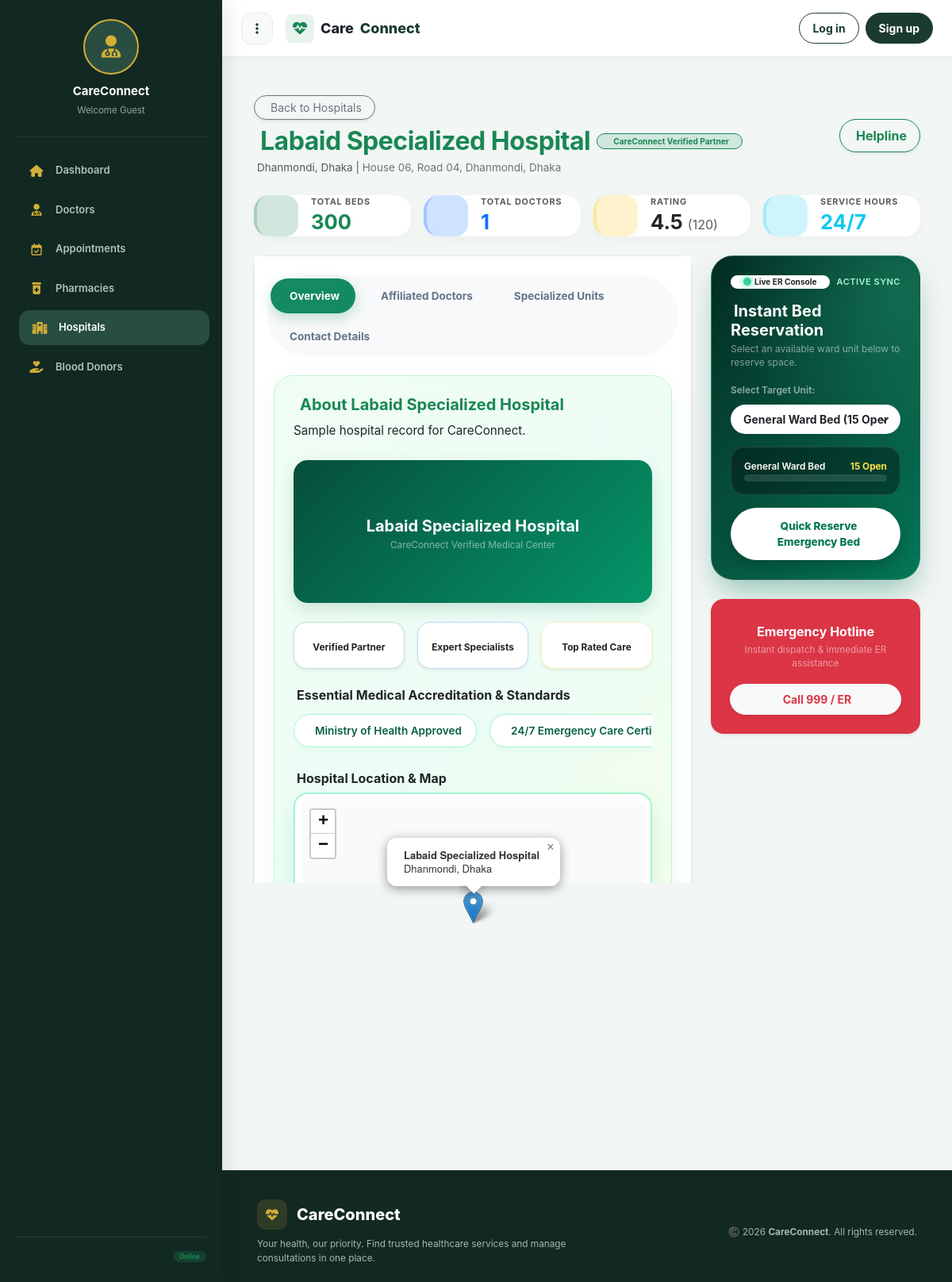
/hospitals/2/, run on the app's committed database.
### hospitals/models.py (models this page shows, shortened)
class Hospital(models.Model):
    name = models.CharField(max_length=200)
    address = models.CharField(max_length=300)
    location = models.CharField(max_length=150, default="Dhanmondi, Dhaka")
    image = models.ImageField(upload_to='hospitals/', blank=True, null=True)
    rating = models.DecimalField(max_digits=3, decimal_places=1, default=4.5)
    reviews_count = models.IntegerField(default=120)
    total_beds = models.IntegerField(default=300)
    total_doctors = models.IntegerField(default=24)
    distance = models.CharField(max_length=50, default="1.2 km away")
    latitude = models.FloatField(default=23.7461, null=True, blank=True)
    longitude = models.FloatField(default=90.3742, null=True, blank=True)
    helpline = models.CharField(max_length=50, default="09612-345678")
    emergency_contact = models.CharField(max_length=50, default="01713-456789")
    email = models.EmailField(default="info@labaidgroup.com")
    website = models.URLField(default="https://www.labaidgroup.com")
    description = models.TextField(blank=True)
    has_icu = models.BooleanField(default=True)
    has_ccu = models.BooleanField(default=True)
    has_nicu = models.BooleanField(default=True)
    has_emergency = models.BooleanField(default=True)
    has_ambulance = models.BooleanField(default=True)
    has_pharmacy = models.BooleanField(default=True)

### hospitals/views.py (the view)
# urls.py: path('<int:pk>/', views.hospital_detail_view, name='hospital_detail'),
def hospital_detail_view(request, pk):
    hospital = get_object_or_404(Hospital, pk=pk)
    if hasattr(hospital, 'doctors'):
        doctors = hospital.doctors.all()
    else:
        doctors = hospital.doctor_set.all()
    context = {
        'hospital': hospital,
        'doctors': doctors,
    }
    return render(request, 'hospitals/hospital_detail.html', context)

### hospitals/templates/hospitals/hospital_detail.html (shortened to what this page needs)
{% extends 'base.html' %}
{% block content %}
<link rel="stylesheet" href="https://unpkg.com/leaflet@1.9.4/dist/leaflet.css" />
<div class="container py-4 animate-fade-in">
    <div class="d-flex justify-content-between align-items-center mb-4 flex-wrap gap-2">
        <div>
            <a href="{% url 'hospital_list' %}" class="btn btn-outline-secondary btn-sm mb-2 rounded-pill px-3 shadow-sm">
                 Back to Hospitals
            </a>
            <div class="d-flex align-items-center gap-2 flex-wrap">
                <h2 class="fw-bold text-success mb-0" style="letter-spacing: -0.5px;">{{ hospital.name }}</h2>
                <span class="badge bg-success-subtle text-success border border-success rounded-pill px-3 py-1">
                     CareConnect Verified Partner
                </span>
            </div>
            <p class="text-muted mb-0 mt-1">
                 {{ hospital.location }}
                {% if hospital.address %}| <span class="text-secondary">{{ hospital.address }}</span>{% endif %}
            </p>
        </div>
        <div class="d-flex gap-2">
            {% if hospital.helpline %}
            <a href="tel:{{ hospital.helpline }}" class="btn btn-outline-success shadow-sm rounded-pill px-3 py-2 fw-bold">
                 Helpline
            </a>
            {% endif %}
        </div>
    </div>
    <div class="row g-3 mb-4 metric-card-wrapper">
        <div class="col-md-3 col-6">
            <div class="card p-3.5 border-0 border-start border-success border-4 metric-card-modern border-success-subtle h-100">
                <div class="d-flex align-items-center">
                    <div class="flex-shrink-0 icon-box bg-success-subtle text-success fs-3 me-3">
                    </div>
                    <div>
                        <h6 class="text-muted mb-1 text-uppercase fw-bold" style="font-size: 0.68rem; letter-spacing: 0.8px;">Total Beds</h6>
                        <h3 class="fw-bold mb-0 text-success counter-val" style="font-size: 1.6rem;">{{ hospital.total_beds|default:"300" }}</h3>
                    </div>
                </div>
            </div>
        </div>
        <div class="col-md-3 col-6">
            <div class="card p-3.5 border-0 border-start border-primary border-4 metric-card-modern border-primary-subtle h-100">
                <div class="d-flex align-items-center">
                    <div class="flex-shrink-0 icon-box bg-primary-subtle text-primary fs-3 me-3">
                    </div>
                    <div>
                        <h6 class="text-muted mb-1 text-uppercase fw-bold" style="font-size: 0.68rem; letter-spacing: 0.8px;">Total Doctors</h6>
                        <h3 class="fw-bold mb-0 text-primary counter-val" style="font-size: 1.6rem;">{{ doctors.count|default:hospital.total_doctors|default:"24" }}</h3>
                    </div>
                </div>
            </div>
        </div>
        <div class="col-md-3 col-6">
            <div class="card p-3.5 border-0 border-start border-warning border-4 metric-card-modern border-warning-subtle h-100">
                <div class="d-flex align-items-center">
                    <div class="flex-shrink-0 icon-box bg-warning-subtle text-warning fs-3 me-3">
                    </div>
                    <div>
                        <h6 class="text-muted mb-1 text-uppercase fw-bold" style="font-size: 0.68rem; letter-spacing: 0.8px;">Rating</h6>
                        <h3 class="fw-bold mb-0 text-dark" style="font-size: 1.6rem;">
                            {{ hospital.rating|default:"4.5" }} <span class="fs-6 text-muted fw-normal">({{ hospital.reviews_count|default:"120" }})</span>
                        </h3>
                    </div>
                </div>
            </div>
        </div>
        <div class="col-md-3 col-6">
            <div class="card p-3.5 border-0 border-start border-info border-4 metric-card-modern border-info-subtle h-100">
                <div class="d-flex align-items-center">
                    <div class="flex-shrink-0 icon-box bg-info-subtle text-info fs-3 me-3">
                    </div>
                    <div>
                        <h6 class="text-muted mb-1 text-uppercase fw-bold" style="font-size: 0.68rem; letter-spacing: 0.8px;">Service Hours</h6>
                        <h3 class="fw-bold mb-0 text-info" style="font-size: 1.6rem;">24/7</h3>
                    </div>
                </div>
            </div>
        </div>
    </div>
    <div class="row">
        <div class="col-lg-8 mb-4">
            <div class="card shadow-sm border-0 bg-white rounded-4" style="border: 1px solid #e2ebe7 !important;">
                <div class="card-header bg-white border-bottom-0 pt-4 px-4">
                    <ul class="nav nav-tabs card-header-tabs gap-2 border-0 bg-light p-1 rounded-pill" id="hospitalTab" role="tablist">
                        <li class="nav-item" role="presentation">
                            <button class="nav-link active fw-bold" id="overview-tab" data-bs-toggle="tab" data-bs-target="#overview" type="button" role="tab"> Overview</button>
                        </li>
                        <li class="nav-item" role="presentation">
                            <button class="nav-link fw-bold" id="doctors-tab" data-bs-toggle="tab" data-bs-target="#doctors" type="button" role="tab"> Affiliated Doctors</button>
                        </li>
                        <li class="nav-item" role="presentation">
                            <button class="nav-link fw-bold" id="departments-tab" data-bs-toggle="tab" data-bs-target="#departments" type="button" role="tab"> Specialized Units</button>
                        </li>
                        <li class="nav-item" role="presentation">
                            <button class="nav-link fw-bold" id="contact-tab" data-bs-toggle="tab" data-bs-target="#contact" type="button" role="tab"> Contact Details</button>
                        </li>
                    </ul>
                </div>
                <div class="card-body p-4 tab-content" id="hospitalTabContent">
                    <div class="tab-pane fade show active" id="overview" role="tabpanel">
                        <div class="overview-card-styled p-4 mb-4">
                            <h5 class="fw-bold text-success mb-2">About {{ hospital.name }}</h5>
                            <p class="text-dark leading-relaxed mb-4" style="line-height: 1.7; font-size: 0.95rem;">
                                {{ hospital.description|default:"Providing exceptional medical care, emergency response, and comprehensive healthcare services. Our facility is equipped with modern medical technology and staffed by dedicated healthcare professionals available round the clock." }}
                            </p>
                            <div class="mb-4 text-center" id="hospitalPhotoContainer">
                                {% if hospital.image %}
                                    <img src="{{ hospital.image.url }}" alt="{{ hospital.name }}" class="img-fluid rounded-4 shadow-sm border border-success border-opacity-25" style="max-height: 340px; width: 100%; object-fit: cover;" onerror="this.onerror=null; document.getElementById('hospitalPhotoContainer').innerHTML='<div class=\'hospital-fallback-banner p-4 text-center\'><i class=\'bi bi-hospital display-4 mb-2\'></i><h5 class=\'fw-bold mb-1\'>{{ hospital.name|escapejs }}</h5><span class=\'small text-white-50\'>CareConnect Verified Medical Center</span></div>';">
                                {% else %}
                                    <div class="hospital-fallback-banner p-4 text-center">
                                        <h5 class="fw-bold mb-1">{{ hospital.name }}</h5>
                                        <span class="small text-white-50">CareConnect Verified Medical Center</span>
                                    </div>
                                {% endif %}
                            </div>
                            <div class="row g-3 mb-4">
                                <div class="col-md-4">
                                    <div class="p-3 bg-white rounded-4 border border-success border-opacity-25 shadow-sm text-center">
                                        <span class="small fw-bold text-dark">Verified Partner</span>
                                    </div>
                                </div>
                                <div class="col-md-4">
                                    <div class="p-3 bg-white rounded-4 border border-primary border-opacity-25 shadow-sm text-center">
                                        <span class="small fw-bold text-dark">Expert Specialists</span>
                                    </div>
                                </div>
                                <div class="col-md-4">
                                    <div class="p-3 bg-white rounded-4 border border-warning border-opacity-25 shadow-sm text-center">
                                        <span class="small fw-bold text-dark">Top Rated Care</span>
                                    </div>
                                </div>
                            </div>
                            <h6 class="fw-bold text-dark mb-2"> Essential Medical Accreditation & Standards</h6>
                            <div class="marquee-container mb-4">
                                <div class="marquee-track">
                                    <div class="accreditation-badge"> Ministry of Health Approved</div>
                                    <div class="accreditation-badge"> 24/7 Emergency Care Certified</div>
                                </div>
                            </div>
                            <h6 class="fw-bold text-dark mb-2"> Hospital Location & Map</h6>
                            <div class="map-wrapper-graceful">
                                <div id="detailMap"></div>
                            </div>
                        </div>
                    </div>
                </div>
            </div>
        </div>
        <div class="col-lg-4">
            <div class="occupancy-console p-4 mb-4">
                <div class="d-flex justify-content-between align-items-center mb-3">
                    <span class="badge bg-white text-dark rounded-pill px-3 py-1.5 fw-bold small shadow-sm d-flex align-items-center gap-1.5">
                        <span class="pulse-dot-live me-1"></span> Live ER Console
                    </span>
                    <span class="small fw-semibold" style="font-size: 11px; color: #a7f3d0; letter-spacing: 0.5px;">ACTIVE SYNC</span>
                </div>
                <h5 class="fw-bold mb-1 text-white">Instant Bed Reservation</h5>
                <p class="small text-white-50 mb-3" style="font-size: 12px; line-height: 1.4;">Select an available ward unit below to reserve space.</p>
                <div class="mb-3">
                    <label class="form-label small fw-bold text-white-50 mb-2">Select Target Unit:</label>
                    <select id="unitSelect" class="form-select form-select-sm bg-white text-dark fw-bold rounded-pill border-0 shadow-sm px-3 py-2">
                        <option value="ward" data-count="15" data-original="15">General Ward Bed (15 Open)</option>
                    </select>
                </div>
                <div class="p-3 glass-meter-box mb-3">
                    <div class="d-flex justify-content-between small mb-1.5">
                        <span id="selectedUnitLabel" class="fw-semibold text-white">General Ward Bed</span>
                        <strong class="text-warning fw-bold" id="selectedUnitCount" style="color: #fde047 !important;">15 Open</strong>
                    </div>
                    <div class="custom-progress">
                    </div>
                </div>
                <div class="d-flex flex-column gap-2 mt-2">
                    <button type="button" class="btn-reserve-live w-100" id="simReserveBtn">
                         Quick Reserve Emergency Bed
                    </button>
                </div>
            </div>
            <div class="card border-0 shadow-sm bg-danger text-white p-4 text-center rounded-4">
                <h6 class="fw-bold mb-1">Emergency Hotline</h6>
                <p class="small text-white-50 mb-3">Instant dispatch & immediate ER assistance</p>
                <a href="tel:999" class="btn btn-light text-danger fw-bold btn-sm rounded-pill shadow-sm py-2"> Call 999 / ER</a>
            </div>
        </div>
    </div>
</div>
{% endblock %}

### data on the page
Hospital: name "Labaid Specialized Hospital", location "Dhanmondi, Dhaka", address "House 06, Road 04, Dhanmondi, Dhaka", total_beds "300", count "1", rating "4.5", reviews_count "120", description "Sample hospital record for CareConnect."
